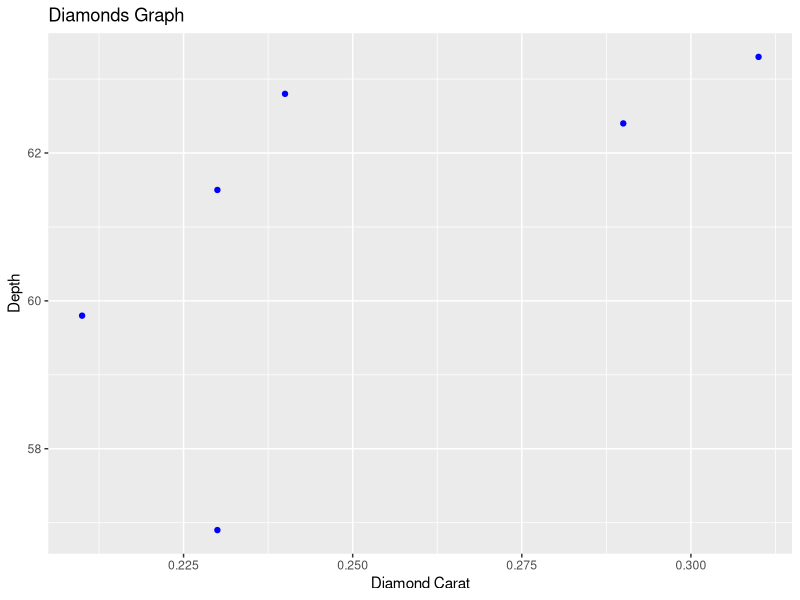

R code for this plot:
## ---- chunk 1
library(tidyverse)
library(dplyr)
library(ggplot2)
## ---- chunk 2
data <- head(diamonds)
view(data)
## ---- chunk 3
ggplot(data, aes(x=carat, y=depth)) + geom_point(color="blue")+
  labs(x="Diamond Carat", y="Depth", title="Diamonds Graph")


